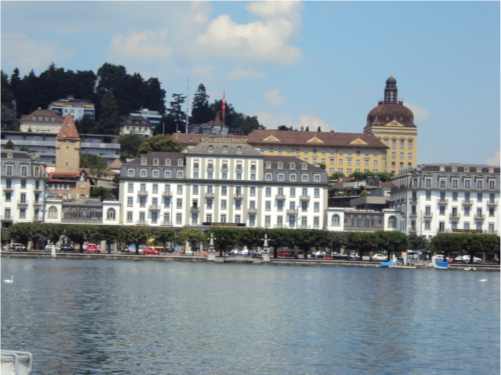
#> input picture pier_left.JPG, 501 x 375 px
$ jupyter execute hw4_input2.ipynb
#> lines starting #> are read from the running program, lines starting #| are printed output that depends on the picture; after the words box and inside, x2 and y2 are one past the last pixel; in counts of white or black regions, pixels touching at a corner belong together
[cell 1]
import cv2
import numpy as np
from matplotlib import pyplot as plt

img1=cv2.imread('pier_left.JPG')
#> img1 is the input picture: shape (375, 501, 3); mean B, G, R 149.6, 143, 130.7
img2=cv2.imread('pier_right.JPG')
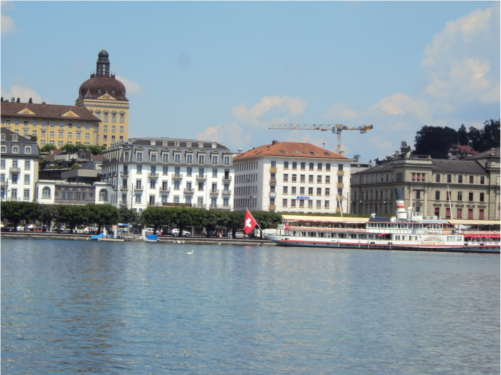
#> input picture pier_right.JPG, 501 x 375 px
#> img2 is the input picture: shape (375, 501, 3); mean B, G, R 162.2, 152.9, 137.6

plt.subplot(1, 2, 1)
plt.imshow(cv2.cvtColor(img1, cv2.COLOR_BGR2RGB))
plt.axis('off')

plt.subplot(1, 2, 2)
plt.imshow(cv2.cvtColor(img2, cv2.COLOR_BGR2RGB))
plt.axis('off')

plt.show()

grayImg1=cv2.cvtColor(img1,cv2.COLOR_BGR2GRAY)
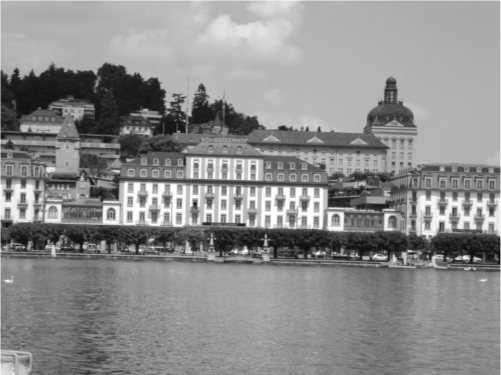
#> grayImg1: shape (375, 501); min 14, max 255, mean 140.1
grayImg2=cv2.cvtColor(img2,cv2.COLOR_BGR2GRAY)
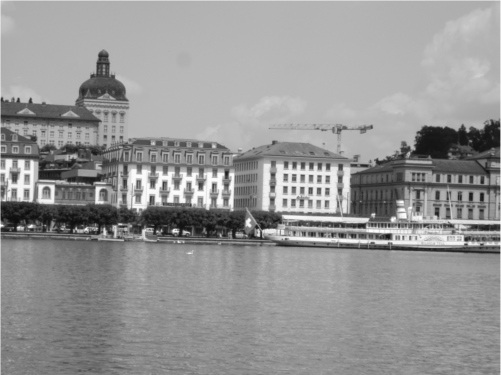
#> grayImg2: shape (375, 501); min 12, max 254, mean 149.4

sift = cv2.SIFT_create()
kp1,des1=sift.detectAndCompute(grayImg1,None)
#> kp1 = 1780 keypoints; strongest (x, y, size): (466, 257, 3.9), (318, 253, 2.8), (8, 195, 5.7), (195, 203, 3.4)
kp2,des2=sift.detectAndCompute(grayImg2,None)
#> kp2 = 1298 keypoints; strongest (x, y, size): (388, 236, 4.5), (175, 231, 3.9), (31, 226, 2.7), (19, 228, 2.8)

bf=cv2.BFMatcher()
matches=bf.knnMatch(des1,des2,k=2)
#> matches = 1780 matches

good=[]
for m,n in matches:
    if m.distance<0.5*n.distance:
        good.append([m])
#> after the loop, good = 309 matches

result=cv2.drawMatchesKnn(grayImg1,kp1,grayImg2,kp2,good,None,flags=2)
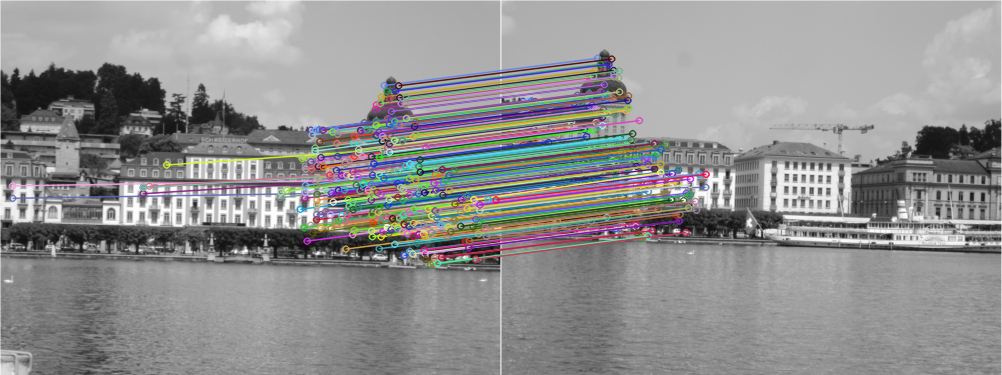
#> result: shape (375, 1002, 3); mean of channels 0, 1, 2 144.1, 144.1, 144.4; drawn as B, G, R
plt.imshow(cv2.cvtColor(result, cv2.COLOR_BGR2RGB))
plt.axis('off')

plt.show()

src=np.float32([kp1[m[0].queryIdx].pt for m in good]).reshape(-1, 1, 2)
#> src = 309 rows, first 8: [12.04, 185.5], [12.16, 197.8], [142.6, 193.2], [142.9, 187], [142.9, 187], [148.9, 185.7], [166.2, 164.5], [280, 197.1]
dst=np.float32([kp2[m[0].trainIdx].pt for m in good]).reshape(-1, 1, 2)
#> dst = 309 rows, first 8: [204.6, 173.9], [204.3, 186.8], [14.63, 169.9], [14.87, 164.1], [14.87, 164.1], [20.98, 162.6], [13.13, 140.2], [14.63, 169.9]

M, _=cv2.estimateAffine2D(src,dst)
#> M = [[0.999, -0.0137, -285.9], [0.0126, 1, -31.87]]
warpedImg=cv2.warpAffine(img2, M, (img1.shape[1]+img2.shape[1], max(img1.shape[0], img2.shape[0])), flags=cv2.WARP_INVERSE_MAP)
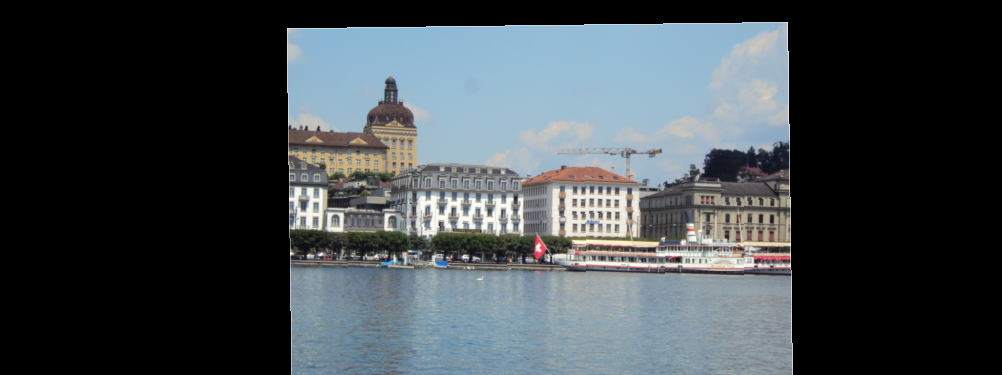
#> warpedImg: shape (375, 1002, 3); mean B, G, R 76, 71.8, 64.9
warpedMask=cv2.warpAffine(np.ones_like(grayImg2), M, (img1.shape[1]+img2.shape[1], max(img1.shape[0], img2.shape[0])), flags=cv2.WARP_INVERSE_MAP)
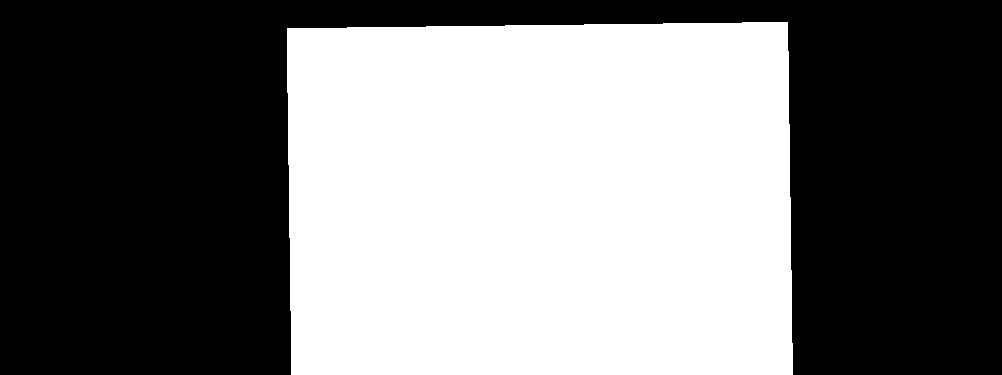
#> warpedMask: shape (375, 1002); values 0 (black) and 1 (white), 46.7% white; 1 white region, box (x1, y1, x2, y2) and area: (287, 22, 793, 375) 175505

plt.subplot(1, 2, 1)
plt.imshow(cv2.cvtColor(warpedImg, cv2.COLOR_BGR2RGB))
plt.title('Transformed Image')
plt.axis('off')

plt.subplot(1, 2, 2)
plt.imshow(warpedMask, cmap='gray')
plt.title('Transformed Mask')
plt.axis('off')

plt.show()
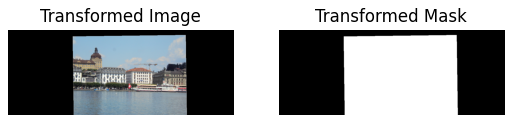
#> figure drawn by matplotlib, 2 panels

extendedImg1=np.zeros_like(warpedImg)
extendedImg1[:img1.shape[0], :img1.shape[1], :]=img1
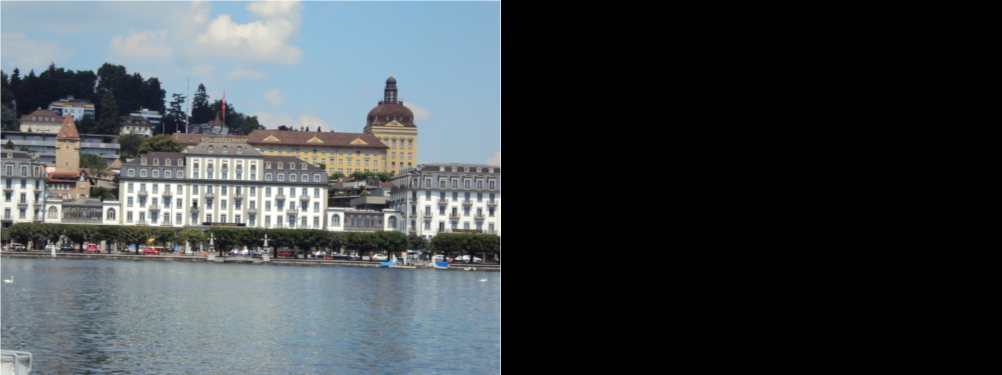
#> extendedImg1: shape (375, 1002, 3); mean B, G, R 74.8, 71.5, 65.3

extendedMask=np.zeros_like(warpedMask)
extendedMask[:img1.shape[0], :img1.shape[1]]=1

plt.subplot(1, 2, 1)
plt.imshow(cv2.cvtColor(extendedImg1, cv2.COLOR_BGR2RGB))
plt.title('Extended Image')
plt.axis('off')

plt.subplot(1, 2, 2)
plt.imshow(extendedMask, cmap='gray')
plt.title('Extended Mask')
plt.axis('off')

plt.show()
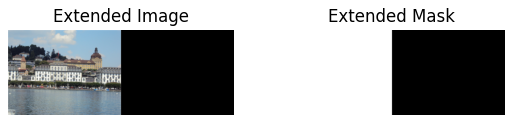
#> figure drawn by matplotlib, 2 panels

combinedImg=np.zeros_like(warpedImg)
for i in range(warpedImg.shape[0]):
    for j in range(warpedImg.shape[1]):
        if i<img1.shape[0] and j<img1.shape[1]:
            alpha=float(j)/img1.shape[1]
            combinedImg[i, j]=(1-alpha)*extendedImg1[i, j]+alpha*warpedImg[i, j]
        else:
            combinedImg[i, j]=warpedImg[i, j]
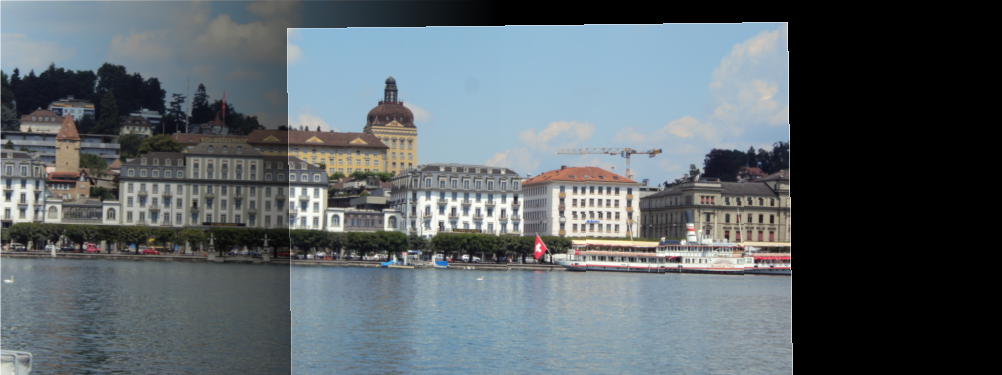
#> combinedImg: shape (375, 1002, 3); mean B, G, R 105, 100, 91.3

plt.imshow(cv2.cvtColor(combinedImg, cv2.COLOR_BGR2RGB))
plt.title('Combination Result')
plt.axis('off')
plt.show()
